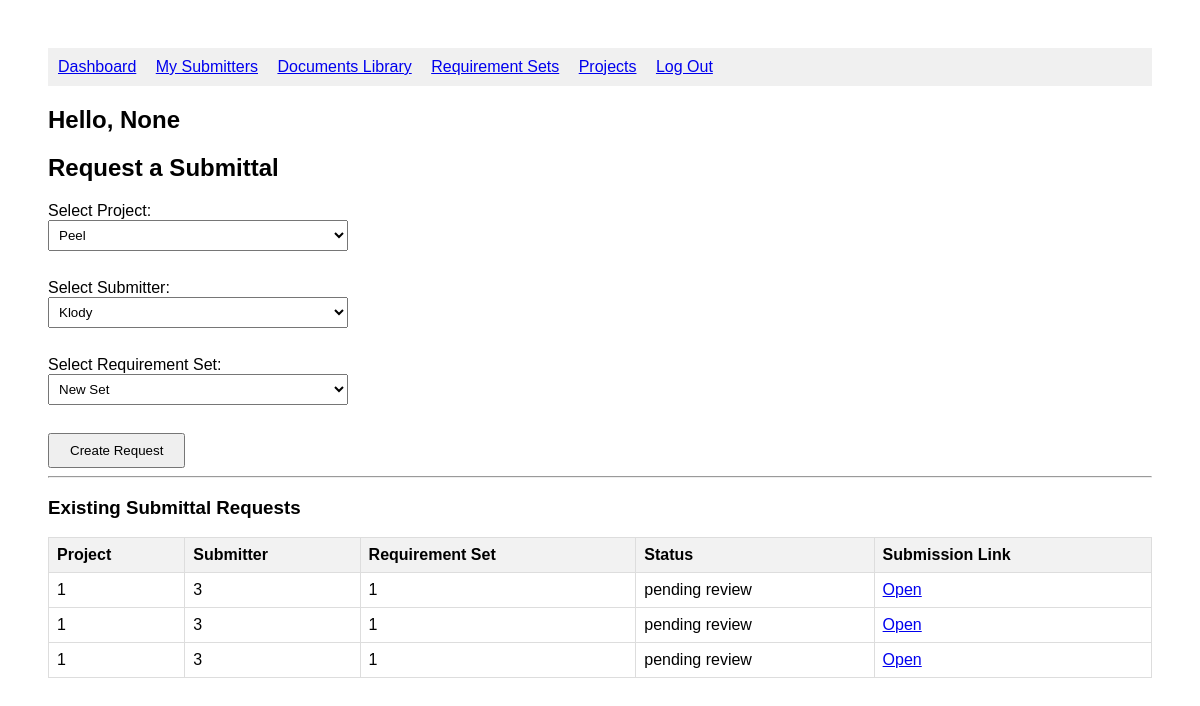
/admin (signed in), run on the app's committed database.
### tables this page shows
CREATE TABLE "requests" (
    id INTEGER PRIMARY KEY AUTOINCREMENT,
    project_id INTEGER NOT NULL,
    submitter_id INTEGER NOT NULL,
    requirement_set_id INTEGER NOT NULL,
    admin_id INTEGER NOT NULL,
    token TEXT UNIQUE,
    status TEXT DEFAULT 'pending review',
    date_requested TEXT DEFAULT CURRENT_TIMESTAMP
);

### app.py (the view, shortened to what this page needs)
@app.route("/admin", methods=['GET', 'POST'])
def admin():
    db = get_db()
    user_id = session.get("id")
    if not user_id and not session.get("admin"):
        return redirect("/login")
    user = db.execute("SELECT * FROM admin_users WHERE id = ?", (session["id"],)).fetchone()
    subs = db.execute("SELECT * FROM submitting_users WHERE invited_by = ?", (session["id"],)).fetchall()
    projects = db.execute("SELECT * FROM project WHERE project_admin_id = ?", (user_id,)).fetchall()
    sets = db.execute("SELECT * FROM requirement_sets WHERE admin_user_id = ?", (user_id,)).fetchall()
    requests = db.execute("SELECT * FROM requests").fetchall()
    return render_template("admin.html", user=user, subs=subs, projects=projects, sets=sets, requests=requests)

### app.py (called while the page is built)
def get_db():
    conn = sqlite3.connect("database.db")
    conn.row_factory = sqlite3.Row
    return conn

### templates/admin.html (shortened to what this page needs)
<!DOCTYPE html>
<html lang="en">
<head>
</head>
<body>
    <nav style="background-color: #f0f0f0; padding: 10px;">
        <a href="/admin" style="margin-right: 15px;">Dashboard</a>
        <a href="/my_submitters" style="margin-right: 15px;">My Submitters</a>
        <a href="/documents_library" style="margin-right: 15px;">Documents Library</a>
        <a href="/my_sets" style="margin-right: 15px;">Requirement Sets</a>
        <a href="/projects" style="margin-right: 15px;">Projects</a>
        <a href="/logout">Log Out</a>
    </nav>
    <h2>Hello, {{ user['name'] }}</h2>
    <h2>Request a Submittal</h2>
    <form method="POST">
        <label for="project">Select Project:</label><br>
        <select name="project" required>
            {% for project in projects %}
                <option value="{{ project.id }}">{{ project.project_name }}</option>
            {% else %}
                <option disabled>No projects found</option>
            {% endfor %}
        </select><br><br>
        <label for="submitter">Select Submitter:</label><br>
        <select name="submitter" required>
            {% for sub in subs %}
                <option value="{{ sub.id }}">{{ sub.name }}</option>
            {% else %}
                <option disabled>No submitters found</option>
            {% endfor %}
        </select><br><br>
        <label for="set">Select Requirement Set:</label><br>
        <select name="set" required>
            {% for set in sets %}
                <option value="{{ set.id }}">{{ set.name }}</option>
            {% else %}
            <option disabled>No sets found</option>
            {% endfor %}
        </select><br><br>
        <button type="submit">Create Request</button>
    </form>
    <hr>
        <h3>Existing Submittal Requests</h3>
    <table border="1" cellpadding="8" cellspacing="0">
        <tr>
            <th>Project</th>
            <th>Submitter</th>
            <th>Requirement Set</th>
            <th>Status</th>
            <th>Submission Link</th>
        </tr>
    {% for req in requests %}
    <tr>
        <td>{{ req.project_id }}</td>
        <td>{{ req.submitter_id }}</td>
        <td>{{ req.requirement_set_id }}</td>
        <td>{{ req.status }}</td>
        <td> <a href="/submission/{{ req.token }}" target="_blank">Open</a></td>
    </tr>
    {% else %}
    <tr>
        <td colspan="5">No requests yet.</td>
    </tr>
    {% endfor %}
</table>
</body>
</html>

### templates/admin.html (style rules this page uses)
body { font-family: Arial, sans-serif; padding: 40px; }
h2 { margin-bottom: 20px; }
table { width: 100%; border-collapse: collapse; margin-bottom: 30px; }
th, td { border: 1px solid #ddd; padding: 8px; text-align: left; }
th { background-color: #f2f2f2; }
form input, form select { margin-bottom: 10px; padding: 6px; width: 300px; }
button { padding: 8px 20px; }

### data on the page
requests: project_id "1", submitter_id "3", requirement_set_id "1", status "pending review"
requests: project_id "1", submitter_id "3", requirement_set_id "1", status "pending review"
requests: project_id "1", submitter_id "3", requirement_set_id "1", status "pending review"

### other printed values
{{ user['name'] }} "None"
form field project "Peel"
form field submitter "Klody"
form field set "New Set"
